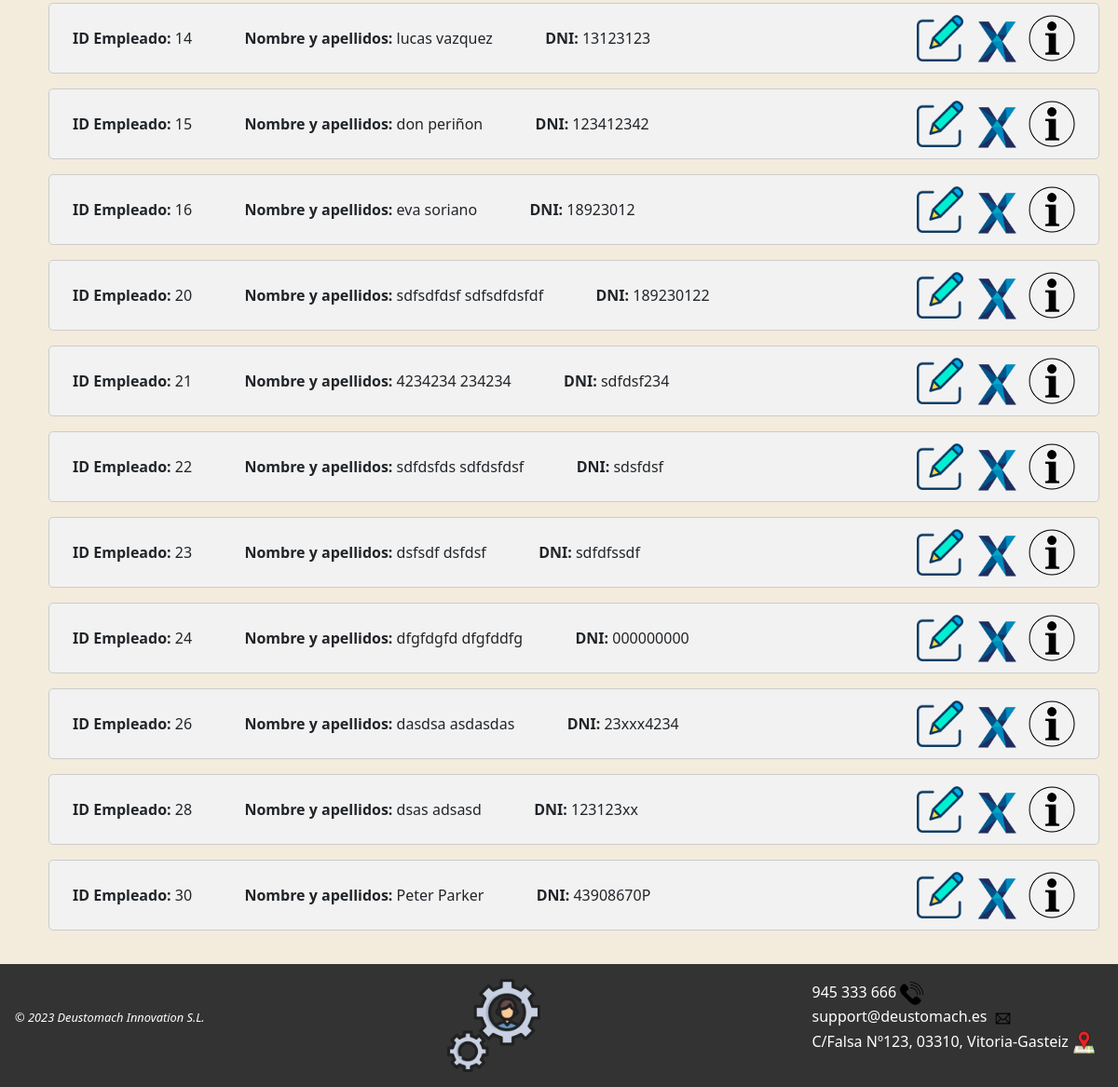
/AppWeb/listadoEmpleados/ (lower part), run on an earlier commit of the app's database.
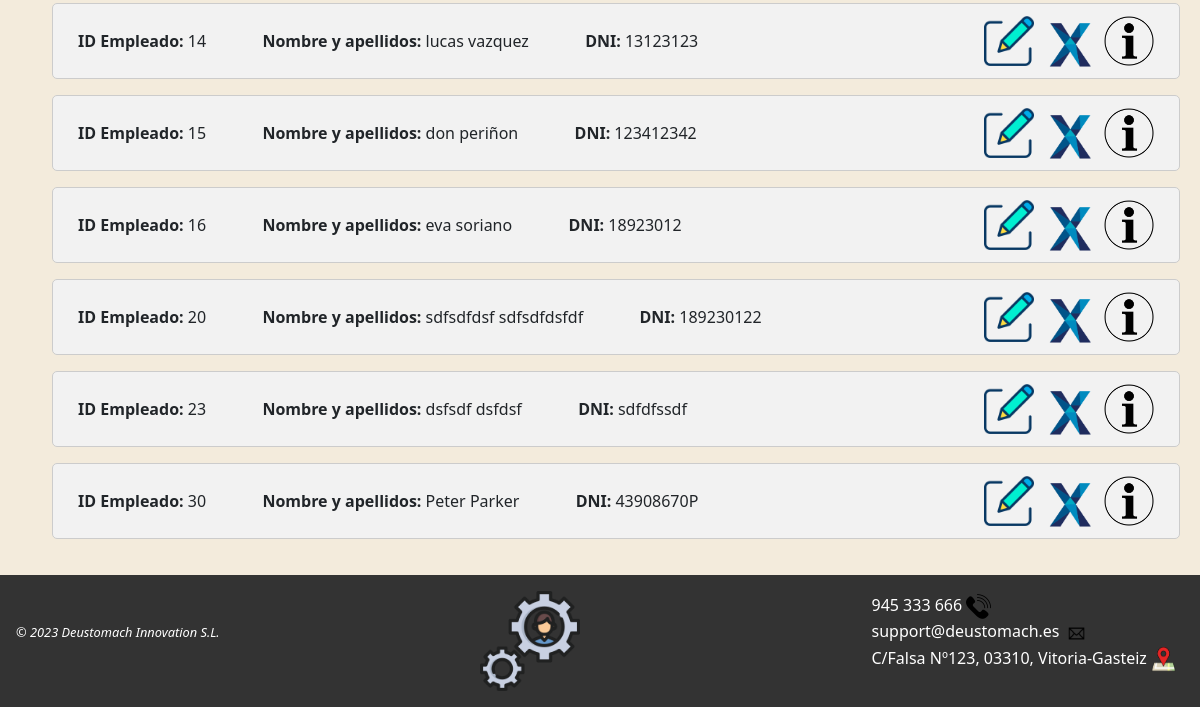
And on a later commit of the database.
### AppWeb/models.py (models this page shows, shortened)
class Empleado(models.Model):
    dni = models.CharField(max_length=9, unique=True)
    nombre = models.CharField(max_length=15)
    apellidos = models.CharField(max_length=25)
    email = models.CharField(max_length=30)
    telefono = models.IntegerField(default=0)

### AppWeb/views.py (the view)
# urls.py: path('AppWeb/listadoEmpleados/', views.ListaEmpleado.as_view(), name='listado-empleado'),
class ListaEmpleado(ListView):
    model = Empleado
    template_name = 'listadoEmpleados.html'
    context_object_name = 'empleados'
    def get_queryset(self):
        queryset = super().get_queryset()
        busqueda = self.request.GET.get("buscar")
        if busqueda:
            queryset = queryset.filter(
                Q(dni__icontains=busqueda) |
                Q(nombre__icontains=busqueda) |
                Q(apellidos__icontains=busqueda)
            ).distinct()
        return queryset

### AppWeb/Templates/listadoEmpleados.html (shortened to what this page needs)
{% extends "homeEmpleados.html" %}
{% load static %}
{% block contenido %}
<div class="contenido">
    {% if object_list %}
    {% for emp in object_list %}
    <ul>
        <div class="objetos">
            <span><b>ID Empleado: </b>{{emp.id}} </span> &emsp;&emsp;&emsp;
            <span><b>Nombre y apellidos: </b>{{emp.nombre}} {{emp.apellidos}} </span> &emsp;&emsp;&emsp;
            <span><b>DNI: </b>{{ emp.dni }} </span>
            <a id="objetos1" href="{% url 'gestion:detalle-empleado' emp.id %}"><img
                    src="{% static 'images/info.png' %}" title="Pulsa para ver los detalles del empleado"
                    width="50px"></a>
            <a id="objetos1" href="{% url 'gestion:borrar-empleado' emp.id %}"><img
                    src="{% static 'images/delete.png' %}" title="Haz clic para eliminar al empleado" width="50px"></a>
            <a id="objetos1" href="{% url 'gestion:modificar-empleado' emp.id %}"><img
                    src="{% static 'images/editar.png' %}" title="Haz clic para editar este empleado" width="50px"></a>
        </div>
    </ul>
    {% endfor %}
    {% else %}
    <h1>No hay empleados disponibles</h1>
    {% endif %}
</div>
{% endblock %}

What changed in the data, as far as the page shows it:
removed Empleado: id "21", nombre "4234234", apellidos "234234", dni "sdfdsf234"
removed Empleado: id "22", nombre "sdfdsfds", apellidos "sdfdsfdsf", dni "sdsfdsf"
removed Empleado: id "24", nombre "dfgfdgfd", apellidos "dfgfddfg", dni "000000000"
removed Empleado: id "26", nombre "dasdsa", apellidos "asdasdas", dni "23xxx4234"
removed Empleado: id "28", nombre "dsas", apellidos "adsasd", dni "123123xx"
